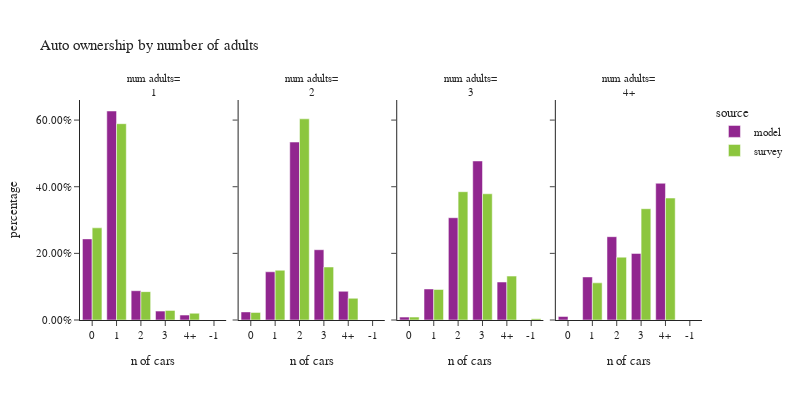

The code cell stored with this chart in its notebook:
### Code cell
plot_auto(hh.loc[hh['num_adults_simple']!="0"],'num_adults_simple','number of adults','num adults')

### Figure 1 — Plotly figure (JSON) as saved in the notebook; plotly's stock layout.template omitted (floating-point values rounded to 4 significant figures)
{"data": [{"alignmentgroup": "True", "customdata": [[12695], [32711], [4582], [1392], [771]], "hovertemplate": "source=model<br>num_adults_simple=1<br>auto_ownership_simple=%{x}<br>percentage=%{y}<br>sample count=%{customdata[0]}<extra></extra>", "legendgroup": "model", "marker": {"color": "#91268F", "pattern": {"shape": ""}}, "name": "model", "offsetgroup": "model", "orientation": "v", "showlegend": true, "textposition": "auto", "type": "bar", "x": ["0", "1", "2", "3", "4+"], "xaxis": "x", "y": [0.2434, 0.6272, 0.08786, 0.02669, 0.01478], "yaxis": "y"}, {"alignmentgroup": "True", "customdata": [[2051], [12241], [45177], [17844], [7285]], "hovertemplate": "source=model<br>num_adults_simple=2<br>auto_ownership_simple=%{x}<br>percentage=%{y}<br>sample count=%{customdata[0]}<extra></extra>", "legendgroup": "model", "marker": {"color": "#91268F", "pattern": {"shape": ""}}, "name": "model", "offsetgroup": "model", "orientation": "v", "showlegend": false, "textposition": "auto", "type": "bar", "x": ["0", "1", "2", "3", "4+"], "xaxis": "x2", "y": [0.02424, 0.1447, 0.534, 0.2109, 0.08611], "yaxis": "y2"}, {"alignmentgroup": "True", "customdata": [[192], [2060], [6791], [10559], [2522]], "hovertemplate": "source=model<br>num_adults_simple=3<br>auto_ownership_simple=%{x}<br>percentage=%{y}<br>sample count=%{customdata[0]}<extra></extra>", "legendgroup": "model", "marker": {"color": "#91268F", "pattern": {"shape": ""}}, "name": "model", "offsetgroup": "model", "orientation": "v", "showlegend": false, "textposition": "auto", "type": "bar", "x": ["0", "1", "2", "3", "4+"], "xaxis": "x3", "y": [0.008678, 0.09311, 0.307, 0.4773, 0.114], "yaxis": "y3"}, {"alignmentgroup": "True", "customdata": [[156], [1905], [3686], [2945], [6048]], "hovertemplate": "source=model<br>num_adults_simple=4+<br>auto_ownership_simple=%{x}<br>percentage=%{y}<br>sample count=%{customdata[0]}<extra></extra>", "legendgroup": "model", "marker": {"color": "#91268F", "pattern": {"shape": ""}}, "name": "model", "offsetgroup": "model", "orientation": "v", "showlegend": false, "textposition": "auto", "type": "bar", "x": ["0", "1", "2", "3", "4+"], "xaxis": "x4", "y": [0.01058, 0.1292, 0.2501, 0.1998, 0.4103], "yaxis": "y4"}, {"alignmentgroup": "True", "customdata": [[493], [951], [119], [24], [14]], "hovertemplate": "source=survey<br>num_adults_simple=1<br>auto_ownership_simple=%{x}<br>percentage=%{y}<br>sample count=%{customdata[0]}<extra></extra>", "legendgroup": "survey", "marker": {"color": "#8CC63E", "pattern": {"shape": ""}}, "name": "survey", "offsetgroup": "survey", "orientation": "v", "showlegend": true, "textposition": "auto", "type": "bar", "x": ["0", "1", "2", "3", "4+"], "xaxis": "x", "y": [0.2766, 0.5891, 0.08514, 0.02884, 0.02028], "yaxis": "y"}, {"alignmentgroup": "True", "customdata": [[77], [580], [823], [157], [56]], "hovertemplate": "source=survey<br>num_adults_simple=2<br>auto_ownership_simple=%{x}<br>percentage=%{y}<br>sample count=%{customdata[0]}<extra></extra>", "legendgroup": "survey", "marker": {"color": "#8CC63E", "pattern": {"shape": ""}}, "name": "survey", "offsetgroup": "survey", "orientation": "v", "showlegend": false, "textposition": "auto", "type": "bar", "x": ["0", "1", "2", "3", "4+"], "xaxis": "x2", "y": [0.02275, 0.1494, 0.6037, 0.159, 0.06511], "yaxis": "y2"}, {"alignmentgroup": "True", "customdata": [[1], [2], [35], [75], [62], [23]], "hovertemplate": "source=survey<br>num_adults_simple=3<br>auto_ownership_simple=%{x}<br>percentage=%{y}<br>sample count=%{customdata[0]}<extra></extra>", "legendgroup": "survey", "marker": {"color": "#8CC63E", "pattern": {"shape": ""}}, "name": "survey", "offsetgroup": "survey", "orientation": "v", "showlegend": false, "textposition": "auto", "type": "bar", "x": ["-1", "0", "1", "2", "3", "4+"], "xaxis": "x3", "y": [0.004068, 0.008724, 0.09163, 0.385, 0.3788, 0.1318], "yaxis": "y3"}, {"alignmentgroup": "True", "customdata": [[9], [17], [25], [25]], "hovertemplate": "source=survey<br>num_adults_simple=4+<br>auto_ownership_simple=%{x}<br>percentage=%{y}<br>sample count=%{customdata[0]}<extra></extra>", "legendgroup": "survey", "marker": {"color": "#8CC63E", "pattern": {"shape": ""}}, "name": "survey", "offsetgroup": "survey", "orientation": "v", "showlegend": false, "textposition": "auto", "type": "bar", "x": ["1", "2", "3", "4+"], "xaxis": "x4", "y": [0.1115, 0.1886, 0.334, 0.3659], "yaxis": "y4"}], "layout": {"annotations": [{"font": {}, "showarrow": false, "text": "num adults=<br>1", "x": 0.1175, "xanchor": "center", "xref": "paper", "y": 1.0, "yanchor": "bottom", "yref": "paper"}, {"font": {}, "showarrow": false, "text": "num adults=<br>2", "x": 0.3725, "xanchor": "center", "xref": "paper", "y": 1.0, "yanchor": "bottom", "yref": "paper"}, {"font": {}, "showarrow": false, "text": "num adults=<br>3", "x": 0.6275, "xanchor": "center", "xref": "paper", "y": 1.0, "yanchor": "bottom", "yref": "paper"}, {"font": {}, "showarrow": false, "text": "num adults=<br>4+", "x": 0.8825, "xanchor": "center", "xref": "paper", "y": 1.0, "yanchor": "bottom", "yref": "paper"}], "barmode": "group", "font": {"size": 11}, "height": 400, "legend": {"title": {"text": "source"}, "tracegroupgap": 0}, "title": {"text": "Auto ownership by number of adults"}, "width": 800, "xaxis": {"anchor": "y", "domain": [0.0, 0.235], "title": {"text": "n of cars"}}, "xaxis2": {"anchor": "y2", "domain": [0.255, 0.49], "matches": "x", "title": {"text": "n of cars"}}, "xaxis3": {"anchor": "y3", "domain": [0.51, 0.745], "matches": "x", "title": {"text": "n of cars"}}, "xaxis4": {"anchor": "y4", "domain": [0.765, 1.0], "matches": "x", "title": {"text": "n of cars"}}, "yaxis": {"anchor": "x", "domain": [0.0, 1.0], "tickformat": ".2%", "title": {"text": "percentage"}}, "yaxis2": {"anchor": "x2", "domain": [0.0, 1.0], "matches": "y", "showticklabels": false, "tickformat": ".2%"}, "yaxis3": {"anchor": "x3", "domain": [0.0, 1.0], "matches": "y", "showticklabels": false, "tickformat": ".2%"}, "yaxis4": {"anchor": "x4", "domain": [0.0, 1.0], "matches": "y", "showticklabels": false, "tickformat": ".2%"}}}
